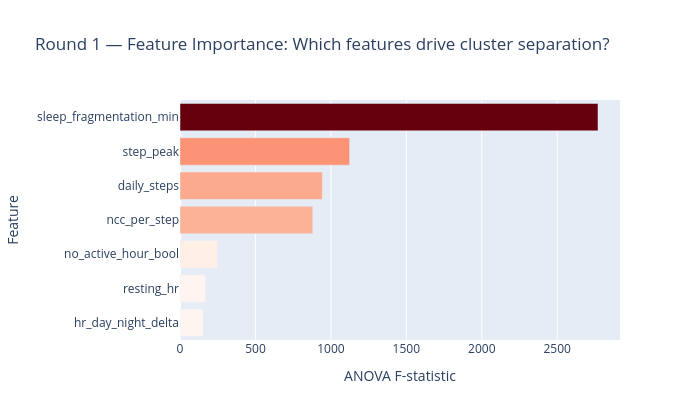

The cell this chart's notebook holds for it:
### Code cell
# ---- Feature importance: one-way ANOVA F-statistic across clusters ----
# High F = this feature differs most between clusters (drives separation).
feat_imp = cl.feature_importance_anova(X_r1, labels_r1, feat_r1)

fig = px.bar(
    feat_imp, x='F_stat', y='raw_feature', orientation='h',
    color='F_stat', color_continuous_scale='Reds',
    error_x=None,
    hover_data={'feature': True, 'p_value': ':.4f'},
    labels={'raw_feature': 'Feature', 'F_stat': 'ANOVA F-statistic'},
    title='Round 1 — Feature Importance: Which features drive cluster separation?',
    width=700, height=420,
)
fig.update_layout(yaxis=dict(categoryorder='total ascending'), coloraxis_showscale=False)
fig.show()
feat_imp[['raw_feature', 'feature', 'F_stat', 'p_value']].round(3)

### Figure 1 — Plotly figure (JSON) as saved in the notebook; plotly's stock layout.template omitted (floating-point values rounded to 4 significant figures)
{"data": [{"customdata": [["sleep_fragmentation_min_sc", 0], ["step_peak_sc", 0], ["daily_steps_sc", 0], ["ncc_per_step_z", 0], ["no_active_hour_bool", 5.022e-137], ["resting_hr_z", 1.449e-97], ["hr_day_night_delta_z", 4.797e-90]], "hovertemplate": "ANOVA F-statistic=%{marker.color}<br>Feature=%{y}<br>feature=%{customdata[0]}<br>p_value=%{customdata[1]:.4f}<extra></extra>", "legendgroup": "", "marker": {"color": [2770.0, 1124.0, 943.3, 880.0, 250.4, 169.8, 155.3], "coloraxis": "coloraxis", "pattern": {"shape": ""}}, "name": "", "orientation": "h", "showlegend": false, "textposition": "auto", "type": "bar", "x": [2770.0, 1124.0, 943.3, 880.0, 250.4, 169.8, 155.3], "xaxis": "x", "y": ["sleep_fragmentation_min", "step_peak", "daily_steps", "ncc_per_step", "no_active_hour_bool", "resting_hr", "hr_day_night_delta"], "yaxis": "y"}], "layout": {"barmode": "relative", "coloraxis": {"colorbar": {"title": {"text": "ANOVA F-statistic"}}, "colorscale": [[0, "rgb(255,245,240)"], [0.125, "rgb(254,224,210)"], [0.25, "rgb(252,187,161)"], [0.375, "rgb(252,146,114)"], [0.5, "rgb(251,106,74)"], [0.625, "rgb(239,59,44)"], [0.75, "rgb(203,24,29)"], [0.875, "rgb(165,15,21)"], [1, "rgb(103,0,13)"]], "showscale": false}, "height": 420, "legend": {"tracegroupgap": 0}, "title": {"text": "Round 1 — Feature Importance: Which features drive cluster separation?"}, "width": 700, "xaxis": {"anchor": "y", "domain": [0, 1], "title": {"text": "ANOVA F-statistic"}}, "yaxis": {"anchor": "x", "categoryorder": "total ascending", "domain": [0, 1], "title": {"text": "Feature"}}}}
